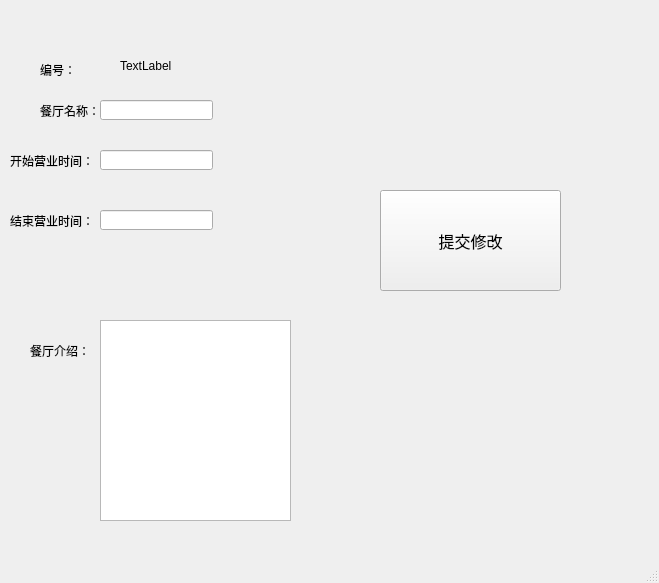
<?xml version="1.0" encoding="UTF-8"?>
<ui version="4.0">
 <class>ch_in_renut</class>
 <widget class="QMainWindow" name="ch_in_renut">
  <property name="geometry">
   <rect>
    <x>0</x>
    <y>0</y>
    <width>659</width>
    <height>583</height>
   </rect>
  </property>
  <property name="windowTitle">
   <string>MainWindow</string>
  </property>
  <widget class="QWidget" name="centralwidget">
   <widget class="QLabel" name="label">
    <property name="geometry">
     <rect>
      <x>40</x>
      <y>90</y>
      <width>61</width>
      <height>41</height>
     </rect>
    </property>
    <property name="text">
     <string>餐厅名称：</string>
    </property>
   </widget>
   <widget class="QLineEdit" name="lineEdit">
    <property name="geometry">
     <rect>
      <x>100</x>
      <y>100</y>
      <width>113</width>
      <height>20</height>
     </rect>
    </property>
   </widget>
   <widget class="QLabel" name="label_2">
    <property name="geometry">
     <rect>
      <x>40</x>
      <y>60</y>
      <width>54</width>
      <height>20</height>
     </rect>
    </property>
    <property name="text">
     <string>编号：</string>
    </property>
   </widget>
   <widget class="QLabel" name="label_3">
    <property name="geometry">
     <rect>
      <x>120</x>
      <y>60</y>
      <width>54</width>
      <height>12</height>
     </rect>
    </property>
    <property name="text">
     <string>TextLabel</string>
    </property>
   </widget>
   <widget class="QLabel" name="label_4">
    <property name="geometry">
     <rect>
      <x>10</x>
      <y>150</y>
      <width>81</width>
      <height>21</height>
     </rect>
    </property>
    <property name="text">
     <string>开始营业时间：</string>
    </property>
   </widget>
   <widget class="QLineEdit" name="lineEdit_2">
    <property name="geometry">
     <rect>
      <x>100</x>
      <y>150</y>
      <width>113</width>
      <height>20</height>
     </rect>
    </property>
   </widget>
   <widget class="QLabel" name="label_5">
    <property name="geometry">
     <rect>
      <x>10</x>
      <y>210</y>
      <width>91</width>
      <height>21</height>
     </rect>
    </property>
    <property name="text">
     <string>结束营业时间：</string>
    </property>
   </widget>
   <widget class="QLineEdit" name="lineEdit_3">
    <property name="geometry">
     <rect>
      <x>100</x>
      <y>210</y>
      <width>113</width>
      <height>20</height>
     </rect>
    </property>
   </widget>
   <widget class="QLabel" name="label_6">
    <property name="geometry">
     <rect>
      <x>30</x>
      <y>340</y>
      <width>61</width>
      <height>21</height>
     </rect>
    </property>
    <property name="text">
     <string>餐厅介绍：</string>
    </property>
   </widget>
   <widget class="QTextEdit" name="textEdit">
    <property name="geometry">
     <rect>
      <x>100</x>
      <y>320</y>
      <width>191</width>
      <height>201</height>
     </rect>
    </property>
   </widget>
   <widget class="QPushButton" name="pushButton">
    <property name="geometry">
     <rect>
      <x>380</x>
      <y>190</y>
      <width>181</width>
      <height>101</height>
     </rect>
    </property>
    <property name="font">
     <font>
      <family>Arial</family>
      <pointsize>12</pointsize>
     </font>
    </property>
    <property name="text">
     <string>提交修改</string>
    </property>
   </widget>
  </widget>
  <widget class="QMenuBar" name="menubar">
   <property name="geometry">
    <rect>
     <x>0</x>
     <y>0</y>
     <width>659</width>
     <height>23</height>
    </rect>
   </property>
  </widget>
  <widget class="QStatusBar" name="statusbar"/>
 </widget>
 <resources/>
 <connections/>
</ui>
